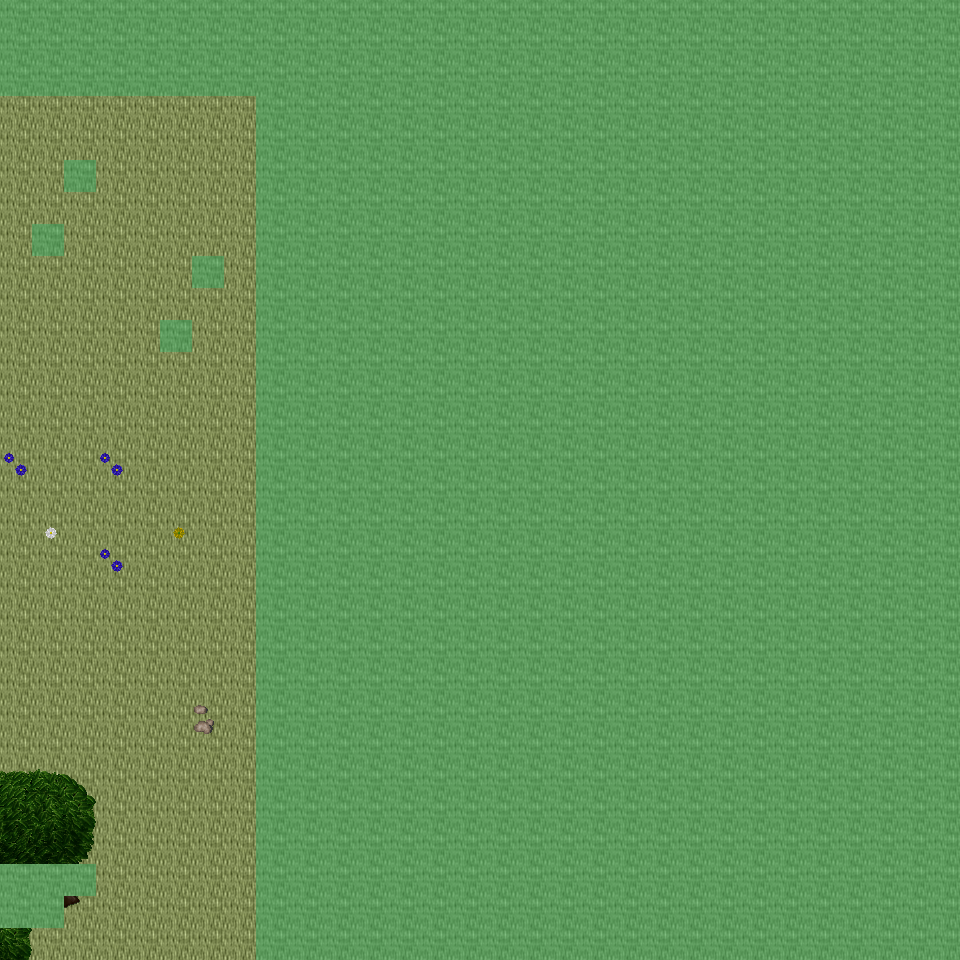

This is a level from a 2D game, rendered from its Tiled map with the project's own tilesets. A one-line summary and the map file follow, with tile-layer data summarised:
An orthogonal 30x30 tile map with 32x32 px tiles, 6 tile layers (Ground, Object, Object2, Above, ...), 39 tilesets and 3 objects (3x mapchange).

<map version="1.0" orientation="orthogonal" renderorder="right-down" width="30" height="30" tilewidth="32" tileheight="32" nextobjectid="4">
  <tileset firstgid="1" name="tileset_ground_ground" tilewidth="32" tileheight="32" tilecount="33" columns="3">
    <image source="../drawable/tileset_ground_ground.png" width="96" height="352" />
  </tileset>
  <tileset firstgid="34" name="tileset_ground_ridge_earth_dark" tilewidth="32" tileheight="32" tilecount="96" columns="12">
    <image source="../drawable/tileset_ground_ridge_earth_dark.png" width="384" height="256" />
  </tileset>
  <tileset firstgid="130" name="tileset_plant_grasses" tilewidth="32" tileheight="32" tilecount="6" columns="3">
    <image source="../drawable/tileset_plant_grasses.png" width="96" height="64" />
  </tileset>
  <tileset firstgid="136" name="tileset_ground_ladder_vertical_dark" tilewidth="32" tileheight="32" tilecount="3" columns="3">
    <image source="../drawable/tileset_ground_ladder_vertical_dark.png" width="96" height="32" />
  </tileset>
  <tileset firstgid="139" name="tileset_logic_collision" tilewidth="32" tileheight="32" tilecount="1" columns="1">
    <image source="../drawable/tileset_logic_collision.png" width="32" height="32" />
  </tileset>
  <tileset firstgid="140" name="tileset_ground_grass_corners" tilewidth="32" tileheight="32" tilecount="24" columns="6">
    <image source="../drawable/tileset_ground_grass_corners.png" width="192" height="128" />
  </tileset>
  <tileset firstgid="164" name="tileset_ground_earth_edges" tilewidth="32" tileheight="32" tilecount="18" columns="6">
    <image source="../drawable/tileset_ground_earth_edges.png" width="192" height="96" />
  </tileset>
  <tileset firstgid="182" name="tileset_plant_bush_bushes" tilewidth="32" tileheight="32" tilecount="10" columns="5">
    <image source="../drawable/tileset_plant_bush_bushes.png" width="160" height="64" />
  </tileset>
  <tileset firstgid="192" name="tileset_plant_tree_tree_darkgreen" tilewidth="32" tileheight="32" tilecount="88" columns="8">
    <image source="../drawable/tileset_plant_tree_tree_darkgreen.png" width="256" height="352" />
  </tileset>
  <tileset firstgid="280" name="tileset_ground_rock_pebbles" tilewidth="32" tileheight="32" tilecount="3" columns="1">
    <image source="../drawable/tileset_ground_rock_pebbles.png" width="32" height="96" />
  </tileset>
  <tileset firstgid="283" name="tileset_furniture_sink_jacuzzi_dark_side_on" tilewidth="32" tileheight="32" tilecount="36" columns="3">
    <image source="../drawable/tileset_furniture_sink_jacuzzi_dark_side_on.png" width="96" height="384" />
  </tileset>
  <tileset firstgid="319" name="tileset_furniture_chair_bench_iron_extensible" tilewidth="32" tileheight="32" tilecount="16" columns="4">
    <image source="../drawable/tileset_furniture_chair_bench_iron_extensible.png" width="128" height="128" />
  </tileset>
  <tileset firstgid="335" name="tileset_plant_flower_daisy_blue" tilewidth="32" tileheight="32" tilecount="8" columns="2">
    <image source="../drawable/tileset_plant_flower_daisy_blue.png" width="64" height="128" />
  </tileset>
  <tileset firstgid="343" name="tileset_plant_flower_daisy_red" tilewidth="32" tileheight="32" tilecount="8" columns="2">
    <image source="../drawable/tileset_plant_flower_daisy_red.png" width="64" height="128" />
  </tileset>
  <tileset firstgid="351" name="tileset_plant_flower_daisy_white" tilewidth="32" tileheight="32" tilecount="8" columns="2">
    <image source="../drawable/tileset_plant_flower_daisy_white.png" width="64" height="128" />
  </tileset>
  <tileset firstgid="359" name="tileset_plant_flower_daisy_yellow" tilewidth="32" tileheight="32" tilecount="8" columns="2">
    <image source="../drawable/tileset_plant_flower_daisy_yellow.png" width="64" height="128" />
  </tileset>
  <tileset firstgid="367" name="tileset_plant_bush_hedge" tilewidth="32" tileheight="32" tilecount="35" columns="5">
    <image source="../drawable/tileset_plant_bush_hedge.png" width="160" height="224" />
  </tileset>
  <tileset firstgid="402" name="tileset_plant_tree_evergreen" tilewidth="32" tileheight="32" tilecount="36" columns="3">
    <image source="../drawable/tileset_plant_tree_evergreen.png" width="96" height="384" />
  </tileset>
  <tileset firstgid="438" name="tileset_furniture_light_iron_lamp" tilewidth="32" tileheight="32" tilecount="3" columns="1">
    <image source="../drawable/tileset_furniture_light_iron_lamp.png" width="32" height="96" />
  </tileset>
  <tileset firstgid="441" name="tileset_furniture_light_flames" tilewidth="32" tileheight="32" tilecount="6" columns="6">
    <image source="../drawable/tileset_furniture_light_flames.png" width="192" height="32" />
  </tileset>
  <tileset firstgid="447" name="tileset_item_statue_girl_with_bird" tilewidth="32" tileheight="32" tilecount="12" columns="4">
    <image source="../drawable/tileset_item_statue_girl_with_bird.png" width="128" height="96" />
  </tileset>
  <tileset firstgid="459" name="tileset_object_birds" tilewidth="32" tileheight="32" tilecount="4" columns="2">
    <image source="../drawable/tileset_object_birds.png" width="64" height="64" />
  </tileset>
  <tileset firstgid="463" name="tileset_plant_tree_spruce" tilewidth="32" tileheight="32" tilecount="6" columns="2">
    <image source="../drawable/tileset_plant_tree_spruce.png" width="64" height="96" />
  </tileset>
  <tileset firstgid="469" name="tileset_plant_tree_taller_trees" tilewidth="32" tileheight="32" tilecount="32" columns="8">
    <image source="../drawable/tileset_plant_tree_taller_trees.png" width="256" height="128" />
  </tileset>
  <tileset firstgid="501" name="tileset_plant_stump_hollow_logs" tilewidth="32" tileheight="32" tilecount="6" columns="3">
    <image source="../drawable/tileset_plant_stump_hollow_logs.png" width="96" height="64" />
  </tileset>
  <tileset firstgid="507" name="tileset_plant_stump_small_stump" tilewidth="32" tileheight="32" tilecount="4" columns="2">
    <image source="../drawable/tileset_plant_stump_small_stump.png" width="64" height="64" />
  </tileset>
  <tileset firstgid="511" name="tileset_ground_grass_2" tilewidth="32" tileheight="32" tilecount="21" columns="3">
    <image source="../drawable/tileset_ground_grass_2.png" width="96" height="224" />
  </tileset>
  <tileset firstgid="532" name="tileset_ground_water_waterfall" tilewidth="32" tileheight="32" tilecount="120" columns="8">
    <image source="../drawable/tileset_ground_water_waterfall.png" width="256" height="480" />
  </tileset>
  <tileset firstgid="652" name="tileset_ground_water_pool_corners" tilewidth="32" tileheight="32" tilecount="72" columns="3">
    <image source="../drawable/tileset_ground_water_pool_corners.png" width="96" height="768" />
  </tileset>
  <tileset firstgid="724" name="tileset_ground_water_pool" tilewidth="32" tileheight="32" tilecount="72" columns="3">
    <image source="../drawable/tileset_ground_water_pool.png" width="96" height="768" />
  </tileset>
  <tileset firstgid="796" name="tileset_plant_vine" tilewidth="32" tileheight="32" tilecount="3" columns="1">
    <image source="../drawable/tileset_plant_vine.png" width="32" height="96" />
  </tileset>
  <tileset firstgid="799" name="tileset_ground_dry_grass" tilewidth="32" tileheight="32" tilecount="54" columns="9">
    <image source="../drawable/tileset_ground_dry_grass.png" width="288" height="192" />
  </tileset>
  <tileset firstgid="853" name="tileset_building_chimney_smoke" tilewidth="32" tileheight="32" tilecount="40" columns="4">
    <image source="../drawable/tileset_building_chimney_smoke.png" width="128" height="320" />
  </tileset>
  <tileset firstgid="893" name="tileset_building_huts" tilewidth="32" tileheight="32" tilecount="338" columns="26">
    <image source="../drawable/tileset_building_huts.png" width="832" height="416" />
  </tileset>
  <tileset firstgid="1231" name="tileset_plant_bush_leafy" tilewidth="32" tileheight="32" tilecount="48" columns="8">
    <image source="../drawable/tileset_plant_bush_leafy.png" width="256" height="192" />
  </tileset>
  <tileset firstgid="1279" name="tileset_plant_bush_berried" tilewidth="32" tileheight="32" tilecount="60" columns="5">
    <image source="../drawable/tileset_plant_bush_berried.png" width="160" height="384" />
  </tileset>
  <tileset firstgid="1339" name="tileset_plant_bush_flowering" tilewidth="32" tileheight="32" tilecount="72" columns="8">
    <image source="../drawable/tileset_plant_bush_flowering.png" width="256" height="288" />
  </tileset>
  <tileset firstgid="1411" name="tileset_plant_bushes_and_trees" tilewidth="32" tileheight="32" tilecount="144" columns="16">
    <image source="../drawable/tileset_plant_bushes_and_trees.png" width="512" height="289" />
  </tileset>
  <tileset firstgid="1555" name="tileset_plant_bush_bush_pinks" tilewidth="32" tileheight="32" tilecount="4" columns="2">
    <image source="../drawable/tileset_plant_bush_bush_pinks.png" width="64" height="64" />
  </tileset>
  <layer name="Ground" width="30" height="30">
    <data>[900 cells, 900 non-empty, 4 distinct tile ids]</data>
  </layer>
  <layer name="Object" width="30" height="30">
    <data>[900 cells, 212 non-empty, 65 distinct tile ids]</data>
  </layer>
  <layer name="Object2" width="30" height="30">
    <data>[900 cells, 41 non-empty, 28 distinct tile ids]</data>
  </layer>
  <layer name="Above" width="30" height="30">
    <data>[900 cells, 48 non-empty, 41 distinct tile ids]</data>
  </layer>
  <layer name="Above2" width="30" height="30">
    <data>[900 cells, 13 non-empty, 12 distinct tile ids]</data>
  </layer>
  <layer name="Walkable" width="30" height="30">
    <data>[900 cells, 693 non-empty, 1 distinct tile ids]</data>
  </layer>
  <objectgroup name="MapEvents">
    <object id="1" name="south" type="mapchange" x="0" y="928" width="256" height="32">
      <properties>
        <property name="map" value="0_ados_mountain_n2_w2_x3_y1" />
        <property name="place" value="north" />
      </properties>
    </object>
    <object id="2" name="west" type="mapchange" x="0" y="96" width="32" height="768">
      <properties>
        <property name="map" value="0_ados_mountain_n2_w2_x2_y0" />
        <property name="place" value="east" />
      </properties>
    </object>
    <object id="3" name="west2" type="mapchange" x="0" y="928" width="32" height="32">
      <properties>
        <property name="map" value="0_ados_mountain_n2_w2_x2_y0" />
        <property name="place" value="east2" />
      </properties>
    </object>
  </objectgroup>
</map>
